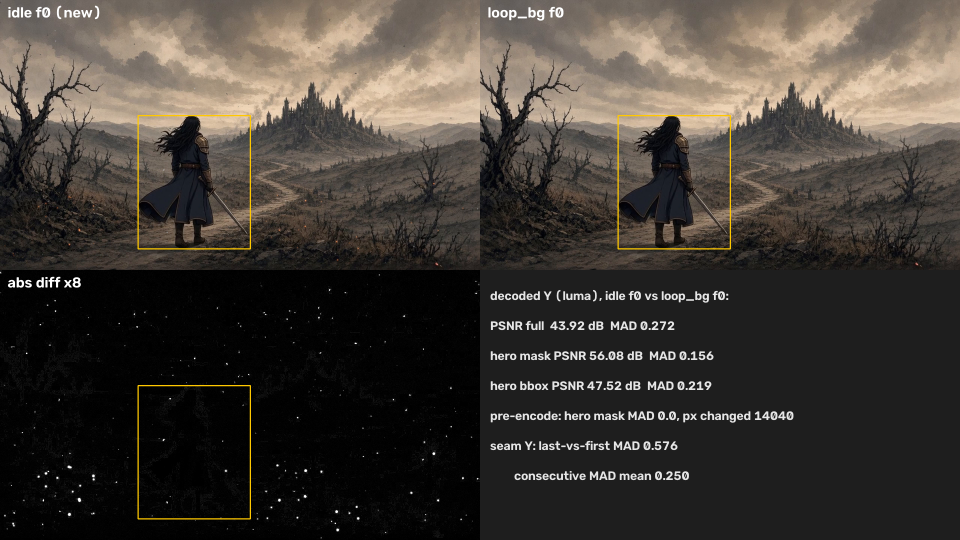
#> input picture docs_art/title_screen/src_idle/compare_f0.png, 1920 x 1080 px (shown at 1/2 size)
$ python -i hit3_skyblue_build.py   (imports and definitions only)
#> lines starting #> are read from the running program, lines starting #| are printed output that depends on the picture; after the words box and inside, x2 and y2 are one past the last pixel; in counts of white or black regions, pixels touching at a corner belong together
#> further down, picture is the input picture: PIL image 1920x1080 RGB; mean R, G, B 66.1, 60.3, 54.2
# hit3 v2 (owner 2026-10-20: 3타 검흔 반달 작게 + 칼 앞에, 칼과 겹치지 않게).
# ↘/↗: rebuilt from the clean diagonal key frames exactly as dg/showcase.py c3_attack does (cdiag3 -> oneblade/face fix -> polish),
#      then the side crescent (pressed to 3/4) is scaled S about the chest and placed GAP px past the blade tip -> blade untouched.
# →: in-game frames; crescent pulled out (all/trail.py, blade cut), holes filled, same scale + placement. ← ↙ ↖ = mirrors.
import sys,json,numpy as np
from PIL import Image
from scipy import ndimage
P='/tmp/claude-0/-home-user-thor-like-game/605da03e-2542-5329-b23f-a50876f99780/scratchpad/'
sys.path.insert(0,P+'dg');sys.path.insert(0,P+'fix');sys.path.insert(0,P+'all');sys.path.insert(0,'/home/user/thor-like-game/tools/anim')
import polish as PL,skin_match as SM;from trail import trail;from oneblade import fix as oneblade
S=float(sys.argv[2]) if len(sys.argv)>2 else 1.0;GAP=5;THIN=float(sys.argv[3]) if len(sys.argv)>3 else 0.4;CH=(128,129)
# [1 line not run here, left out]
def clean(im):
    a=np.array(im.convert('RGBA'));r,g,b,al=[a[...,i].astype(int) for i in range(4)];mx=np.maximum(np.maximum(r,g),b);mn=np.minimum(np.minimum(r,g),b)
#> after `r, g, b, al = [a[..., i].astype(int) for i in range(4)]`:
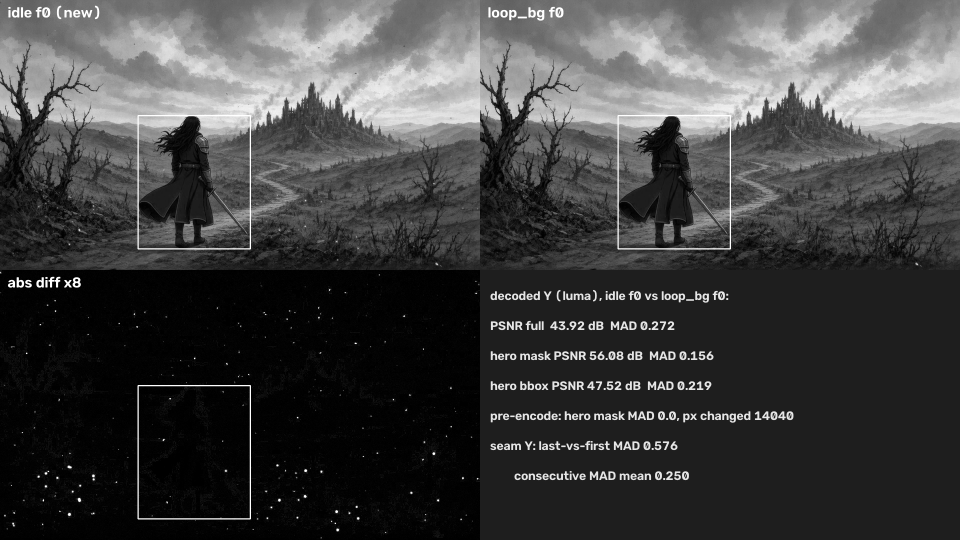
#> r: shape (1080, 1920) int64 (shown at 1/2 size); min 0, max 255, mean 66.1
#> after `r, g, b, al = [a[..., i].astype(int) for i in range(4)]`:
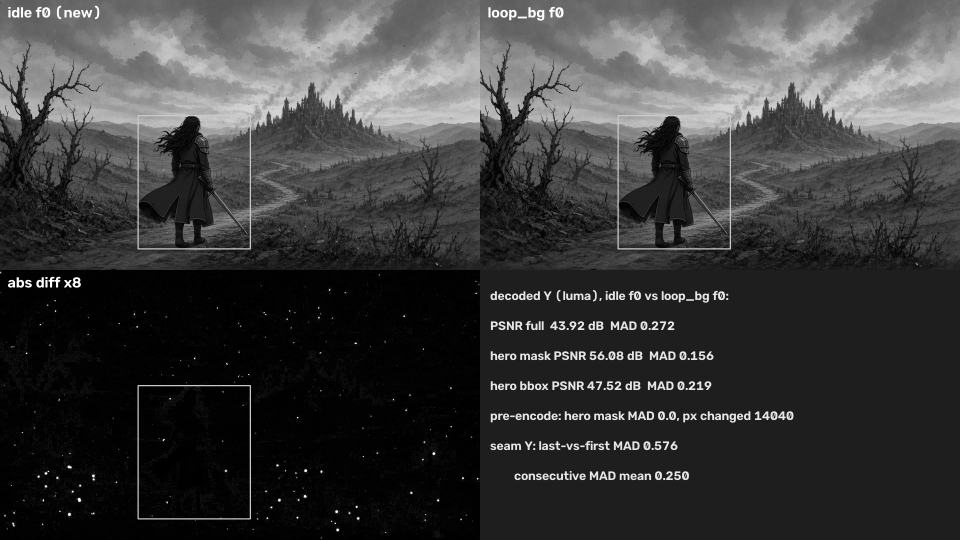
#> g: shape (1080, 1920) int64 (shown at 1/2 size); min 0, max 255, mean 60.3
#> after `r, g, b, al = [a[..., i].astype(int) for i in range(4)]`:
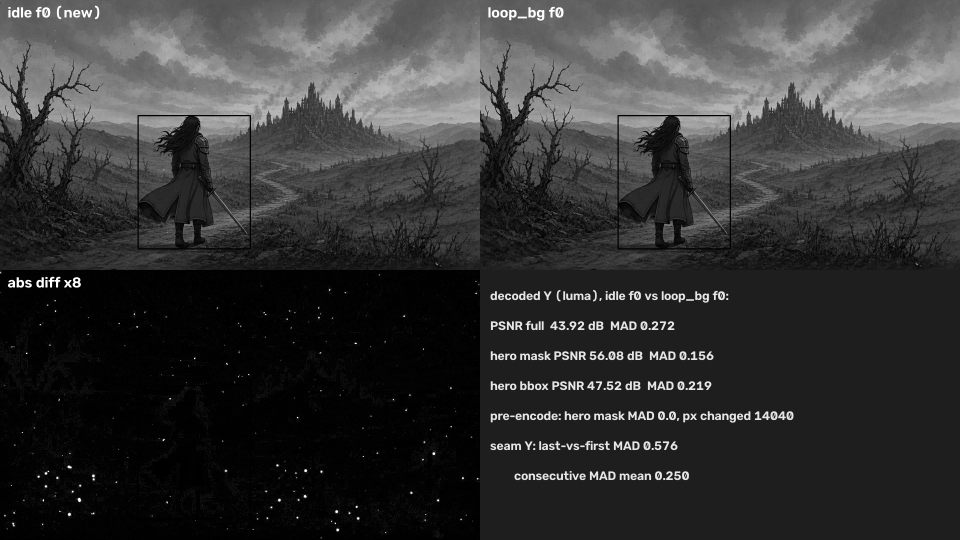
#> b: shape (1080, 1920) int64 (shown at 1/2 size); min 0, max 255, mean 54.2
#> after `r, g, b, al = [a[..., i].astype(int) for i in range(4)]`: al: shape (1080, 1920) int64; every value is 255
    m=(al>0)&(mx-mn<14)&(mn>70);core=ndimage.binary_erosion(m,iterations=2);lab,n=ndimage.label(core)
#> after `m = (al > 0) & (mx - mn < 14) & (mn > 70)`:
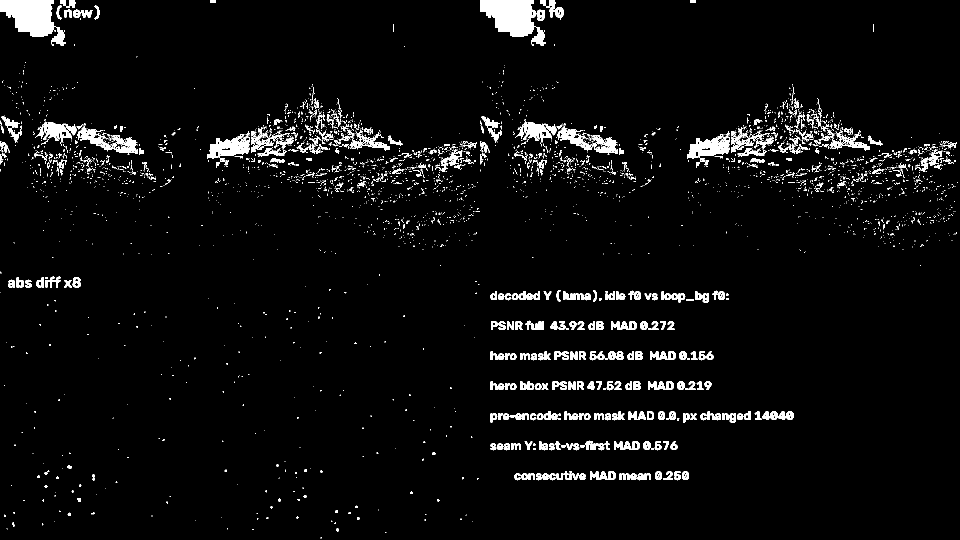
#> m: shape (1080, 1920) bool (shown at 1/2 size); 4.2% white; 3646 white regions (3152 under 20 px), largest, box (x1, y1, x2, y2) and area: (960, 0, 1072, 73) 6077, (0, 0, 112, 73) 5947, (414, 262, 499, 324) 2386
#> after `core = ndimage.binary_erosion(m, iterations=2)`:
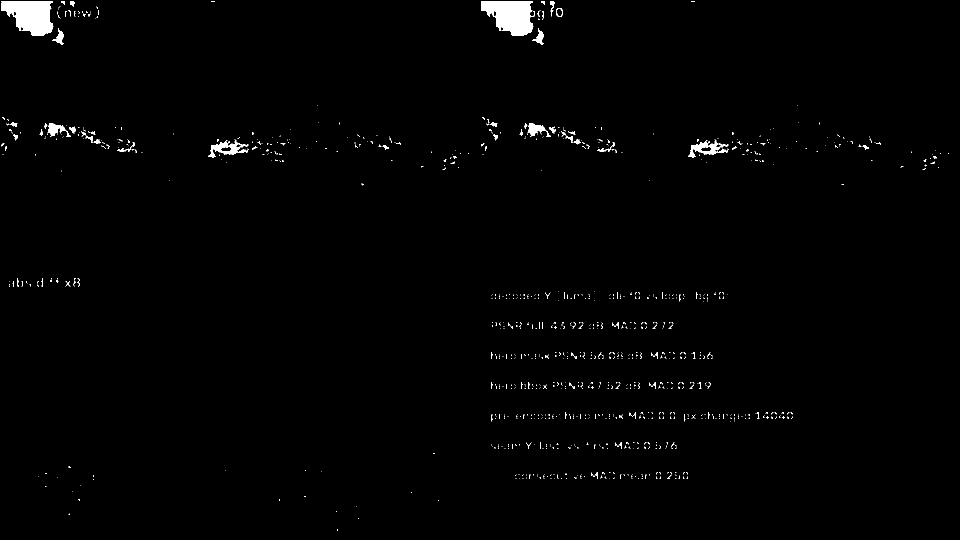
#> core: shape (1080, 1920) bool (shown at 1/2 size); 1% white; 946 white regions (867 under 20 px), largest, box (x1, y1, x2, y2) and area: (962, 2, 1070, 71) 5230, (2, 2, 107, 71) 5164, (1377, 278, 1457, 315) 1135
#> after `lab, n = ndimage.label(core)`:
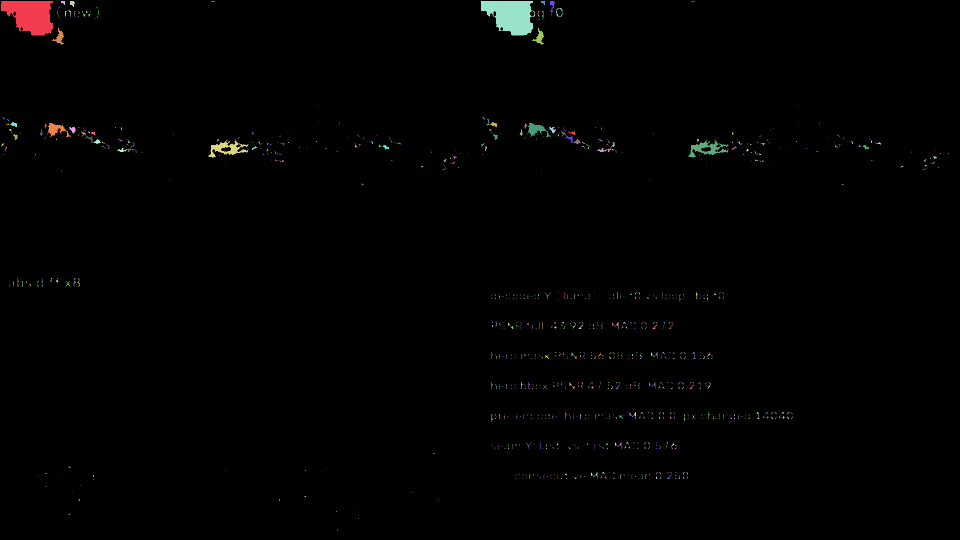
#> lab: shape (1080, 1920) int32 (shown at 1/2 size); 1441 distinct labels, from 0 to 1440; one colour per label, 0 black
#> after `lab, n = ndimage.label(core)`: n = 1440
    for i in range(1,n+1):
        c=lab==i
        if c.sum()>40:a[ndimage.binary_dilation(c,iterations=3)&m]=0
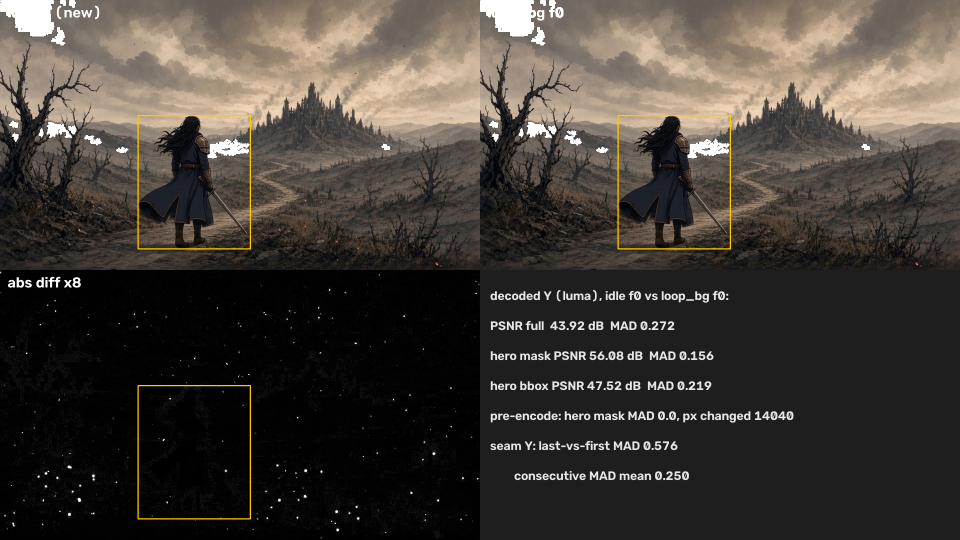
#> a: shape (1080, 1920, 4) (shown at 1/2 size); mean R, G, B, A 64.9, 59.1, 53, 252.2; transparent parts drawn white
#> c: shape (1080, 1920) bool; 0% white in thin lines or dots, all inside (x1, y1, x2, y2) = (674, 1059, 676, 1061)
    return Image.fromarray(a)
def light(a):
    r,g,b=[a[...,i].astype(int) for i in range(3)];mn=np.minimum(np.minimum(r,g),b);mx=np.maximum(np.maximum(r,g),b)
    return (a[...,3]>0)&(mn>110)&((mx-mn)<70)
# [10 lines left out: function thin, not called in this run]
TINT=(160,222,255);TALPHA=0.62   # owner 2026-10-20: trail = slightly transparent light sky blue
# [21 lines left out: functions tint, place, not called in this run]
def press(tr,sg):
    ax=128.0;return tr.transform((256,256),Image.AFFINE,(1/0.71,0,ax-ax/0.71,-sg*0.41/0.71,1,sg*0.41*ax/0.71),resample=Image.NEAREST)
# [55 lines left out: functions frames_diag, guard_side, side_blade_len, frames_side, not called in this run]
# [23 lines not run here, left out]

>>> from PIL import Image
>>> picture = Image.open('../../docs_art/title_screen/src_idle/compare_f0.png')
>>> result = clean(picture)

$ run again, on docs_art/title_screen/title_bg_c_notext.png
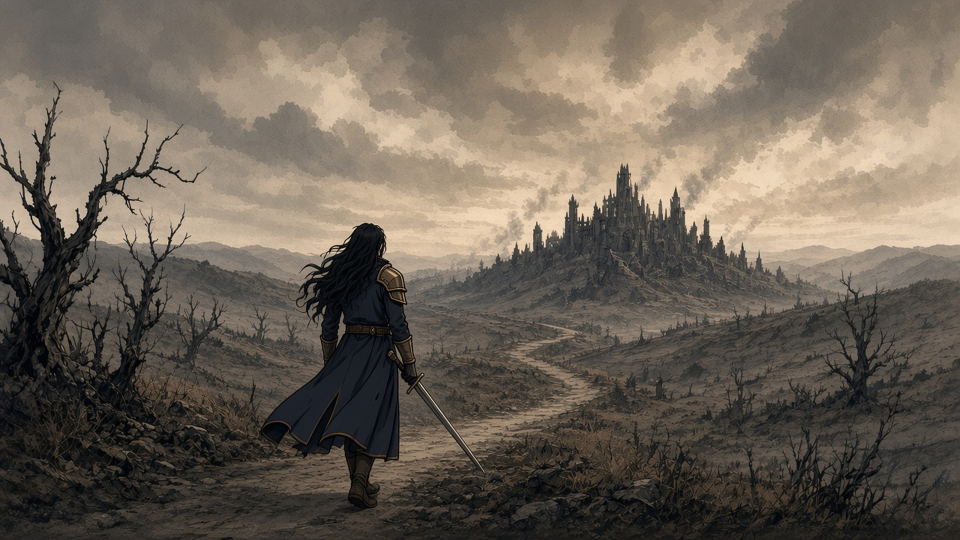
#> input picture docs_art/title_screen/title_bg_c_notext.png, 1920 x 1080 px (shown at 1/2 size)
#> picture is the input picture: PIL image 1920x1080 RGB; mean R, G, B 108.7, 99, 87.5
#> al: shape (1080, 1920) int64; every value is 255
#> m: shape (1080, 1920) bool; 6.3% white; 4936 white regions (4343 under 20 px), largest, box (x1, y1, x2, y2) and area: (0, 0, 318, 204) 31333, (807, 521, 1176, 646) 17831, (305, 501, 588, 624) 10119
#> core: shape (1080, 1920) bool; 2.4% white; 554 white regions (477 under 20 px), largest, box (x1, y1, x2, y2) and area: (2, 2, 268, 184) 25394, (812, 555, 1026, 633) 6585, (176, 495, 289, 565) 3504
#> in clean, `lab, n = ndimage.label(core)`:
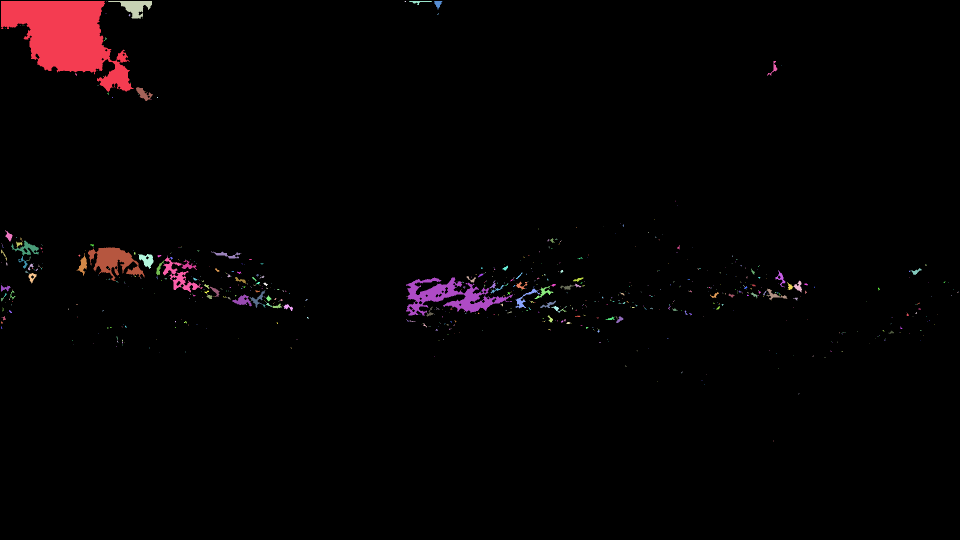
#> lab: shape (1080, 1920) int32 (shown at 1/2 size); 904 distinct labels, from 0 to 903; one colour per label, 0 black
#> n = 903
#> after the loop in clean, `for i in range(1,n+1):`:
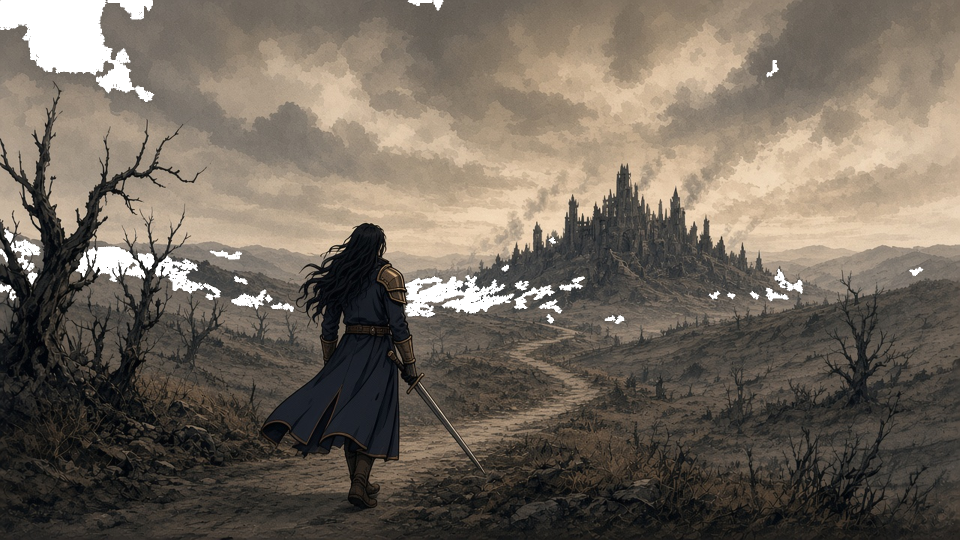
#> a: shape (1080, 1920, 4) (shown at 1/2 size); mean R, G, B, A 105.7, 96.1, 84.7, 247.3; transparent parts drawn white
